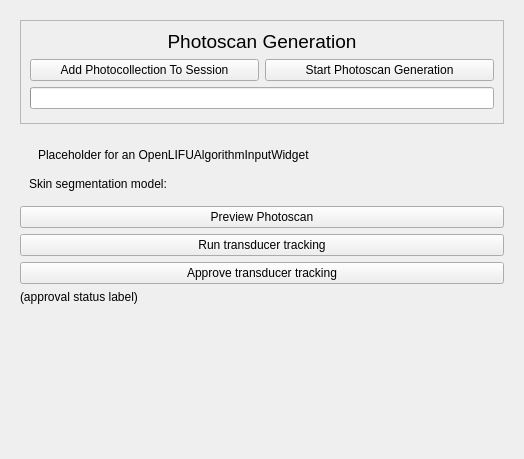
<?xml version="1.0" encoding="UTF-8"?>
<ui version="4.0">
 <class>OpenLIFUTransducerTracking</class>
 <widget class="qMRMLWidget" name="OpenLIFUTransducerTracking">
  <property name="geometry">
   <rect>
    <x>0</x>
    <y>0</y>
    <width>524</width>
    <height>459</height>
   </rect>
  </property>
  <layout class="QVBoxLayout" name="verticalLayout">
   <item>
    <widget class="QWidget" name="permissionsWidget" native="true">
     <property name="slicer.openlifu.allowed-roles" stdset="0">
      <stringlist>
       <string>admin</string>
       <string>operator</string>
      </stringlist>
     </property>
     <layout class="QVBoxLayout" name="verticalLayout_4">
      <item>
       <widget class="QFrame" name="photoscanGeneratorFrame">
        <property name="frameShape">
         <enum>QFrame::StyledPanel</enum>
        </property>
        <property name="frameShadow">
         <enum>QFrame::Raised</enum>
        </property>
        <layout class="QVBoxLayout" name="verticalLayout_3">
         <property name="bottomMargin">
          <number>14</number>
         </property>
         <item>
          <widget class="QLabel" name="photoscanGeneratorFrameTitle">
           <property name="text">
            <string>&lt;html&gt;&lt;head/&gt;&lt;body&gt;&lt;p&gt;&lt;span style=&quot; font-size:14pt;&quot;&gt;Photoscan Generation&lt;/span&gt;&lt;/p&gt;&lt;/body&gt;&lt;/html&gt;</string>
           </property>
           <property name="alignment">
            <set>Qt::AlignCenter</set>
           </property>
           <property name="margin">
            <number>0</number>
           </property>
          </widget>
         </item>
         <item>
          <layout class="QHBoxLayout" name="photoscanGeneratorButtons">
           <item>
            <widget class="QPushButton" name="addPhotocollectionToSessionButton">
             <property name="toolTip">
              <string>Load an openlifu protocol from json</string>
             </property>
             <property name="text">
              <string>Add Photocollection To Session</string>
             </property>
            </widget>
           </item>
           <item>
            <widget class="QPushButton" name="startPhotoscanGenerationButton">
             <property name="text">
              <string>Start Photoscan Generation</string>
             </property>
            </widget>
           </item>
          </layout>
         </item>
         <item>
          <widget class="QProgressBar" name="photoscanGeneratorProgressBar">
           <property name="enabled">
            <bool>true</bool>
           </property>
           <property name="value">
            <number>0</number>
           </property>
           <property name="textVisible">
            <bool>false</bool>
           </property>
          </widget>
         </item>
        </layout>
       </widget>
      </item>
      <item>
       <widget class="QWidget" name="tempWidget" native="true">
        <layout class="QVBoxLayout" name="verticalLayout_2">
         <item>
          <widget class="QWidget" name="algorithmInputWidgetPlaceholder" native="true">
           <layout class="QFormLayout" name="formLayout">
            <item row="0" column="0">
             <widget class="QLabel" name="placeholderLabel">
              <property name="text">
               <string>Placeholder for an OpenLIFUAlgorithmInputWidget</string>
              </property>
             </widget>
            </item>
           </layout>
          </widget>
         </item>
         <item>
          <layout class="QFormLayout" name="formLayout_2">
           <item row="0" column="0">
            <widget class="QLabel" name="skinSegmentationModelLabel">
             <property name="text">
              <string>Skin segmentation model:</string>
             </property>
            </widget>
           </item>
           <item row="0" column="1">
            <widget class="qMRMLNodeComboBox" name="skinSegmentationModelqMRMLNodeComboBox">
             <property name="nodeTypes">
              <stringlist>
               <string>vtkMRMLModelNode</string>
              </stringlist>
             </property>
             <property name="noneEnabled">
              <bool>true</bool>
             </property>
             <property name="addEnabled">
              <bool>false</bool>
             </property>
             <property name="removeEnabled">
              <bool>false</bool>
             </property>
            </widget>
           </item>
          </layout>
         </item>
        </layout>
       </widget>
      </item>
      <item>
       <widget class="QPushButton" name="previewPhotoscanButton">
        <property name="text">
         <string>Preview Photoscan</string>
        </property>
       </widget>
      </item>
      <item>
       <widget class="QPushButton" name="runTrackingButton">
        <property name="text">
         <string>Run transducer tracking</string>
        </property>
       </widget>
      </item>
      <item>
       <widget class="QPushButton" name="approveButton">
        <property name="text">
         <string>Approve transducer tracking</string>
        </property>
       </widget>
      </item>
      <item>
       <widget class="QLabel" name="approvalStatusLabel">
        <property name="text">
         <string>(approval status label)</string>
        </property>
       </widget>
      </item>
      <item>
       <spacer name="verticalSpacer">
        <property name="orientation">
         <enum>Qt::Vertical</enum>
        </property>
        <property name="sizeHint" stdset="0">
         <size>
          <width>20</width>
          <height>21</height>
         </size>
        </property>
       </spacer>
      </item>
     </layout>
    </widget>
   </item>
  </layout>
 </widget>
 <customwidgets>
  <customwidget>
   <class>qMRMLNodeComboBox</class>
   <extends>QWidget</extends>
   <header>qMRMLNodeComboBox.h</header>
  </customwidget>
  <customwidget>
   <class>qMRMLWidget</class>
   <extends>QWidget</extends>
   <header>qMRMLWidget.h</header>
   <container>1</container>
  </customwidget>
 </customwidgets>
 <resources/>
 <connections>
  <connection>
   <sender>OpenLIFUTransducerTracking</sender>
   <signal>mrmlSceneChanged(vtkMRMLScene*)</signal>
   <receiver>skinSegmentationModelqMRMLNodeComboBox</receiver>
   <slot>setMRMLScene(vtkMRMLScene*)</slot>
   <hints>
    <hint type="sourcelabel">
     <x>261</x>
     <y>117</y>
    </hint>
    <hint type="destinationlabel">
     <x>328</x>
     <y>64</y>
    </hint>
   </hints>
  </connection>
 </connections>
</ui>
